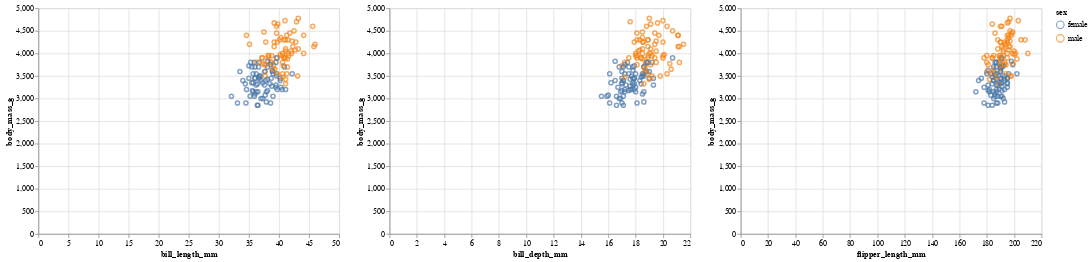

This figure's notebook cell:
### Code cell
(
    alt.Chart(adelie.query("sex.notnull()"))
    .mark_point()
    .encode(
        x=alt.X(alt.repeat("column"), type="quantitative"),
        y=alt.Y(alt.repeat("row"), type="quantitative"),
        color="sex"
    )
    .repeat(
        row=["body_mass_g"],
        column=["bill_length_mm", "bill_depth_mm", "flipper_length_mm"]
    )
)

### Figure 1 — Vega-Lite specification as saved in the notebook (floating-point values rounded to 4 significant figures; data arrays with more than 128 entries replaced by an {"elided": "..."} marker saying what was removed)
{"config": {"view": {"continuousWidth": 400, "continuousHeight": 300}}, "repeat": {"column": ["bill_length_mm", "bill_depth_mm", "flipper_length_mm"], "row": ["body_mass_g"]}, "spec": {"data": {"name": "data-59c4920d73b1c57091248335c7129dd3"}, "mark": "point", "encoding": {"color": {"field": "sex", "type": "nominal"}, "x": {"field": {"repeat": "column"}, "type": "quantitative"}, "y": {"field": {"repeat": "row"}, "type": "quantitative"}}}, "$schema": "https://vega.github.io/schema/vega-lite/v4.17.0.json", "datasets": {"data-59c4920d73b1c57091248335c7129dd3": {"elided": "146 records"}}}
